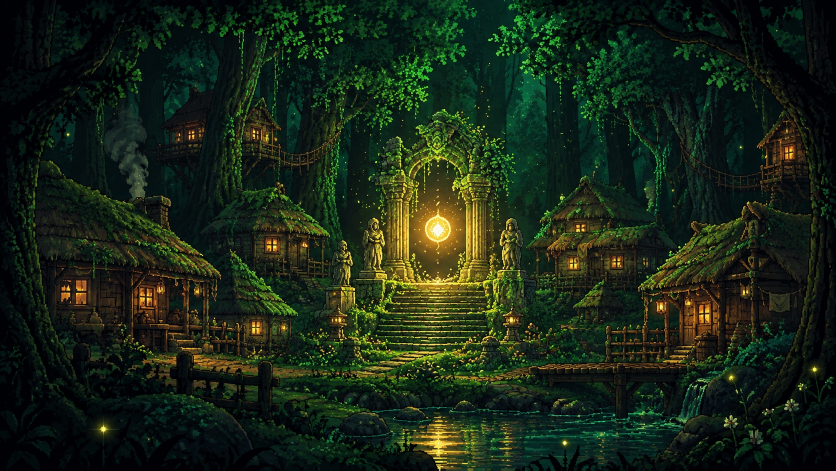
#> input picture assets-src/cutscenes/01.png, 1672 x 941 px, found by its file name (shown at 1/2 size); its folder holds 4 pictures in this run
$ python gate8.py
#> lines starting #> are read from the running program, lines starting #| are printed output that depends on the picture
#!/usr/bin/env python3
"""Stage 8 gate: panels and backgrounds are light, still pixel-faithful, originals preserved."""
import os, sys, glob, hashlib
import numpy as np
from PIL import Image
res = []
def check(n, ok, d=''): res.append((n, bool(ok), d))
pairs = [(f'assets/cutscenes/{i:02d}.png', f'assets-src/cutscenes/{i:02d}.png') for i in range(1, 20)] + \
        [(f'assets/bg/l{i}.png', f'assets-src/bg/l{i}.png') for i in (1, 2, 3)]
missing_src = [s for _, s in pairs if not os.path.exists(s)]
check('S1 originals are preserved in assets-src/ (22 files)', not missing_src, ', '.join(missing_src[:5]))
panels = [p for p, _ in pairs if 'cutscenes' in p]
big = [f'{os.path.basename(p)}={os.path.getsize(p)//1024}KB' for p in panels if os.path.exists(p) and os.path.getsize(p) > 900 * 1024]
check('S2 every panel <= 900 KB', not big, ', '.join(big))
tot = sum(os.path.getsize(p) for p in panels if os.path.exists(p))
check('S3 panels total <= 9 MB', tot <= 9 * 1024 * 1024, f'{tot/1e6:.1f} MB')
bgs = [p for p, _ in pairs if '/bg/' in p]
bigbg = [f'{os.path.basename(p)}={os.path.getsize(p)//1024}KB' for p in bgs if os.path.exists(p) and os.path.getsize(p) > 1400 * 1024]
check('S4 every background <= 1.4 MB', not bigbg, ', '.join(bigbg))
bad_dim, bad_q, bad_open = [], [], []
for p, s in pairs:
    if not (os.path.exists(p) and os.path.exists(s)): continue
    try:
        a = Image.open(p).convert('RGB'); o = Image.open(s).convert('RGB')
#> further down, a is the input picture: PIL image 1672x941 RGB; mean R, G, B 25.4, 38.1, 22
    except Exception as e:
        bad_open.append(f'{p}: {e}'); continue
    w = min(o.width, 1280)
#> w = 1280
    if abs(a.width - w) > 1 or abs(a.height / a.width - o.height / o.width) > 0.01: bad_dim.append(f'{os.path.basename(p)} {a.size} vs orig {o.size}')
    def th(im): return np.asarray(im.resize((256, round(256 * im.height / im.width)), Image.LANCZOS), dtype=np.float32)
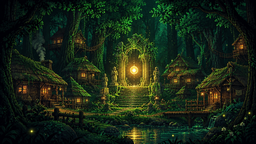
#> returned value: shape (144, 256, 3) float32; mean of channels 0, 1, 2 25.4, 38.1, 22; drawn as R, G, B
    x, y = th(a), th(o)
    if x.shape != y.shape: bad_dim.append(f'{os.path.basename(p)} thumb shape'); continue
    mae = float(np.abs(x - y).mean())
#> mae = 0
    if mae > 10: bad_q.append(f'{os.path.basename(p)} mae={mae:.1f}')
#> pass 2 of the loop `for p, s in pairs:`:
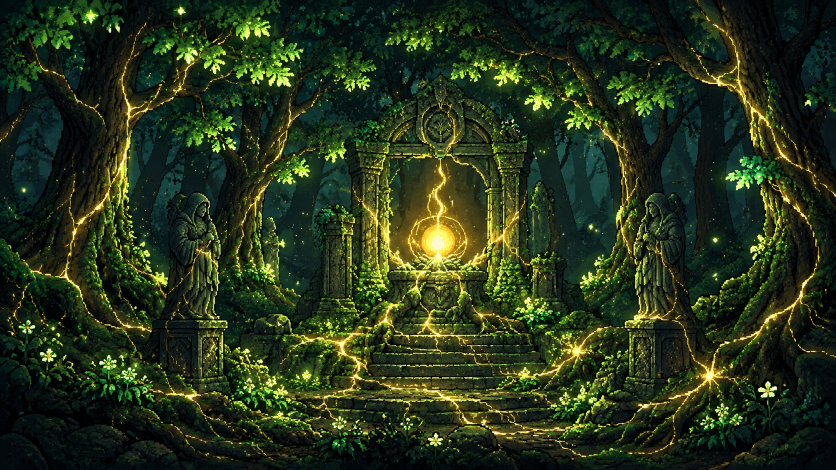
#> input picture assets-src/cutscenes/02.png, 1672 x 940 px, found by its file name (shown at 1/2 size)
#> a is the input picture: PIL image 1672x940 RGB; mean R, G, B 38.6, 52.4, 25.6
#> in th (call 3), `def th(im): return np.asarray(im.resize((256, round(256 * im.height / ..`:
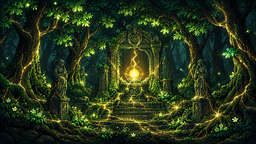
#> returned value: shape (144, 256, 3) float32; mean of channels 0, 1, 2 38.7, 52.4, 25.6; drawn as R, G, B
#> pass 3 of the loop `for p, s in pairs:`:
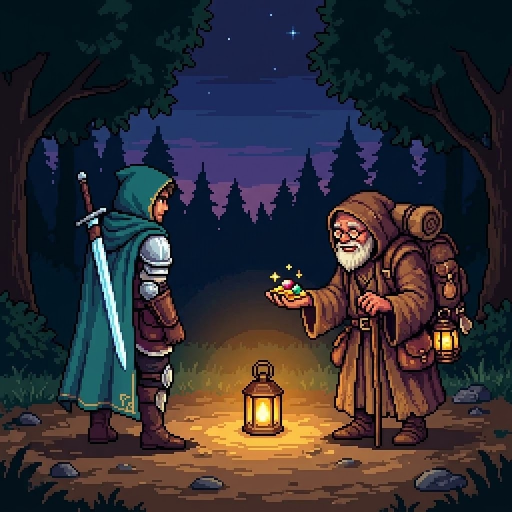
#> input picture assets-src/cutscenes/03.png, 1024 x 1024 px, found by its file name (shown at 1/2 size)
#> a is the input picture: PIL image 1024x1024 RGB; mean R, G, B 49.2, 46.1, 51.2
#> in th (call 5), `def th(im): return np.asarray(im.resize((256, round(256 * im.height / ..`:
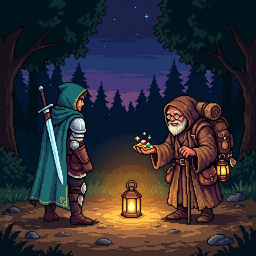
#> returned value: shape (256, 256, 3) float32; mean of channels 0, 1, 2 49.2, 46.1, 51.2; drawn as R, G, B
#> the loop made 22 passes; the first 3 are shown
check('S5 every file opens as a PNG', not bad_open, '; '.join(bad_open[:3]))
check('S6 width = min(original, 1280) and aspect ratio kept', not bad_dim, '; '.join(bad_dim[:4]))
check('S7 pixel-faithful (mean abs diff <= 10 per channel)', not bad_q, '; '.join(bad_q[:6]))
check('S8 tools/compress-panels.py exists', os.path.exists('tools/compress-panels.py'), '')
same = [p for p, s in pairs if os.path.exists(p) and os.path.exists(s) and hashlib.md5(open(p, 'rb').read()).hexdigest() == hashlib.md5(open(s, 'rb').read()).hexdigest() and os.path.getsize(p) > 300 * 1024]
check('S9 the big images were really re-encoded (not left identical to the originals)', not same, ', '.join(os.path.basename(x) for x in same[:5]))
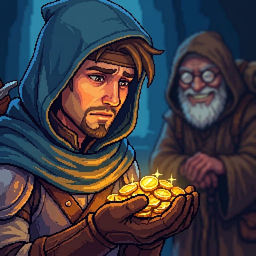
#> x: shape (256, 256, 3) float32; mean R, G, B 61.9, 58.9, 66.1
failed = 0
for n, ok, d in res:
    print(('PASS  ' if ok else 'FAIL  ') + n + (f'  [{d}]' if d else '')); failed += (not ok)
#> this loop made 9 passes
#> (n, ok, d, failed) on passes 3, 4, 5, 8: ('S3 panels total <= 9 MB', True, '7.6 MB', 2), ('S4 every background <= 1.4 MB', True, '', 2), ('S5 every file opens as a PNG', True, '', 2), ('S8 tools/compress-panels.py exists', False, '', 4)
#> (ok, failed) on passes 1, 6: (False, 1), (False, 3)
#| FAIL  S1 originals are preserved in assets-src/ (22 files)  [assets-src/cutscenes/05.png, assets-src/cutscenes/06.png, assets-src/cutscenes/07.png, assets-src/cutscenes/08.png, assets-src/cutscenes/09.png]
#| FAIL  S2 every panel <= 900 KB  [01.png=2643KB, 02.png=2915KB, 04.png=977KB]
#| PASS  S3 panels total <= 9 MB  [7.6 MB]
#| PASS  S4 every background <= 1.4 MB
#| PASS  S5 every file opens as a PNG
#| FAIL  S6 width = min(original, 1280) and aspect ratio kept  [01.png (1672, 941) vs orig (1672, 941); 02.png (1672, 940) vs orig (1672, 940)]
#| PASS  S7 pixel-faithful (mean abs diff <= 10 per channel)
#| FAIL  S8 tools/compress-panels.py exists
#> (further printed lines are left out)
#> after the loop, failed = 5
print(f'GATE FAIL ({failed} of {len(res)})' if failed else 'GATE PASS'); sys.exit(1 if failed else 0)
#| GATE FAIL (5 of 9)
#> (the run stopped early here; a loop or call above may not have finished)
